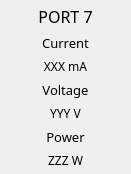
     <widget class="QWidget" name="verticalLayoutWidget_10">
      <property name="geometry">
       <rect>
        <x>430</x>
        <y>200</y>
        <width>131</width>
        <height>171</height>
       </rect>
      </property>
      <layout class="QVBoxLayout" name="verticalLayout_10">
       <property name="leftMargin">
        <number>5</number>
       </property>
       <property name="topMargin">
        <number>5</number>
       </property>
       <property name="rightMargin">
        <number>5</number>
       </property>
       <property name="bottomMargin">
        <number>5</number>
       </property>
       <item>
        <widget class="QLabel" name="port7_label">
         <property name="font">
          <font>
           <family>BIZ UDPゴシック</family>
           <pointsize>12</pointsize>
          </font>
         </property>
         <property name="text">
          <string>PORT 7</string>
         </property>
         <property name="alignment">
          <set>Qt::AlignCenter</set>
         </property>
        </widget>
       </item>
       <item>
        <widget class="QLabel" name="label_49">
         <property name="font">
          <font>
           <family>BIZ UDPゴシック</family>
           <pointsize>10</pointsize>
          </font>
         </property>
         <property name="text">
          <string>Current</string>
         </property>
         <property name="alignment">
          <set>Qt::AlignCenter</set>
         </property>
        </widget>
       </item>
       <item>
        <widget class="QLabel" name="label_port7_current_value">
         <property name="font">
          <font>
           <family>BIZ UDPゴシック</family>
           <pointsize>9</pointsize>
          </font>
         </property>
         <property name="text">
          <string>XXX mA</string>
         </property>
         <property name="alignment">
          <set>Qt::AlignCenter</set>
         </property>
        </widget>
       </item>
       <item>
        <widget class="QLabel" name="label_51">
         <property name="font">
          <font>
           <family>BIZ UDPゴシック</family>
           <pointsize>10</pointsize>
          </font>
         </property>
         <property name="text">
          <string>Voltage</string>
         </property>
         <property name="alignment">
          <set>Qt::AlignCenter</set>
         </property>
        </widget>
       </item>
       <item>
        <widget class="QLabel" name="label_port7_voltage_value">
         <property name="font">
          <font>
           <family>BIZ UDPゴシック</family>
           <pointsize>9</pointsize>
          </font>
         </property>
         <property name="text">
          <string>YYY V</string>
         </property>
         <property name="alignment">
          <set>Qt::AlignCenter</set>
         </property>
        </widget>
       </item>
       <item>
        <widget class="QLabel" name="label_53">
         <property name="font">
          <font>
           <family>BIZ UDPゴシック</family>
           <pointsize>10</pointsize>
          </font>
         </property>
         <property name="text">
          <string>Power</string>
         </property>
         <property name="alignment">
          <set>Qt::AlignCenter</set>
         </property>
        </widget>
       </item>
       <item>
        <widget class="QLabel" name="label_port7_power_value">
         <property name="font">
          <font>
           <family>BIZ UDPゴシック</family>
           <pointsize>9</pointsize>
          </font>
         </property>
         <property name="text">
          <string>ZZZ W</string>
         </property>
         <property name="alignment">
          <set>Qt::AlignCenter</set>
         </property>
        </widget>
       </item>
      </layout>
     </widget>
